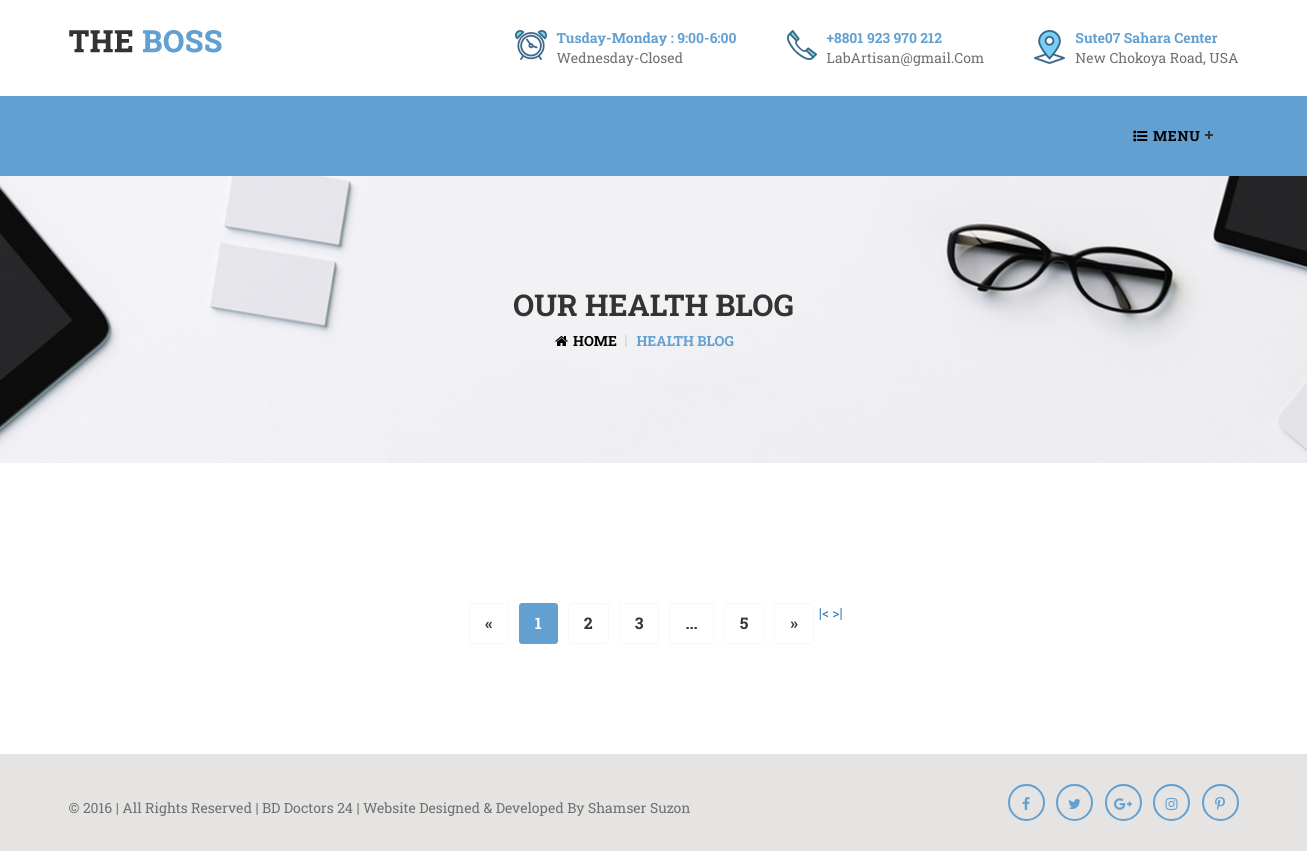
The page /health-blog.php on the database as committed earlier.
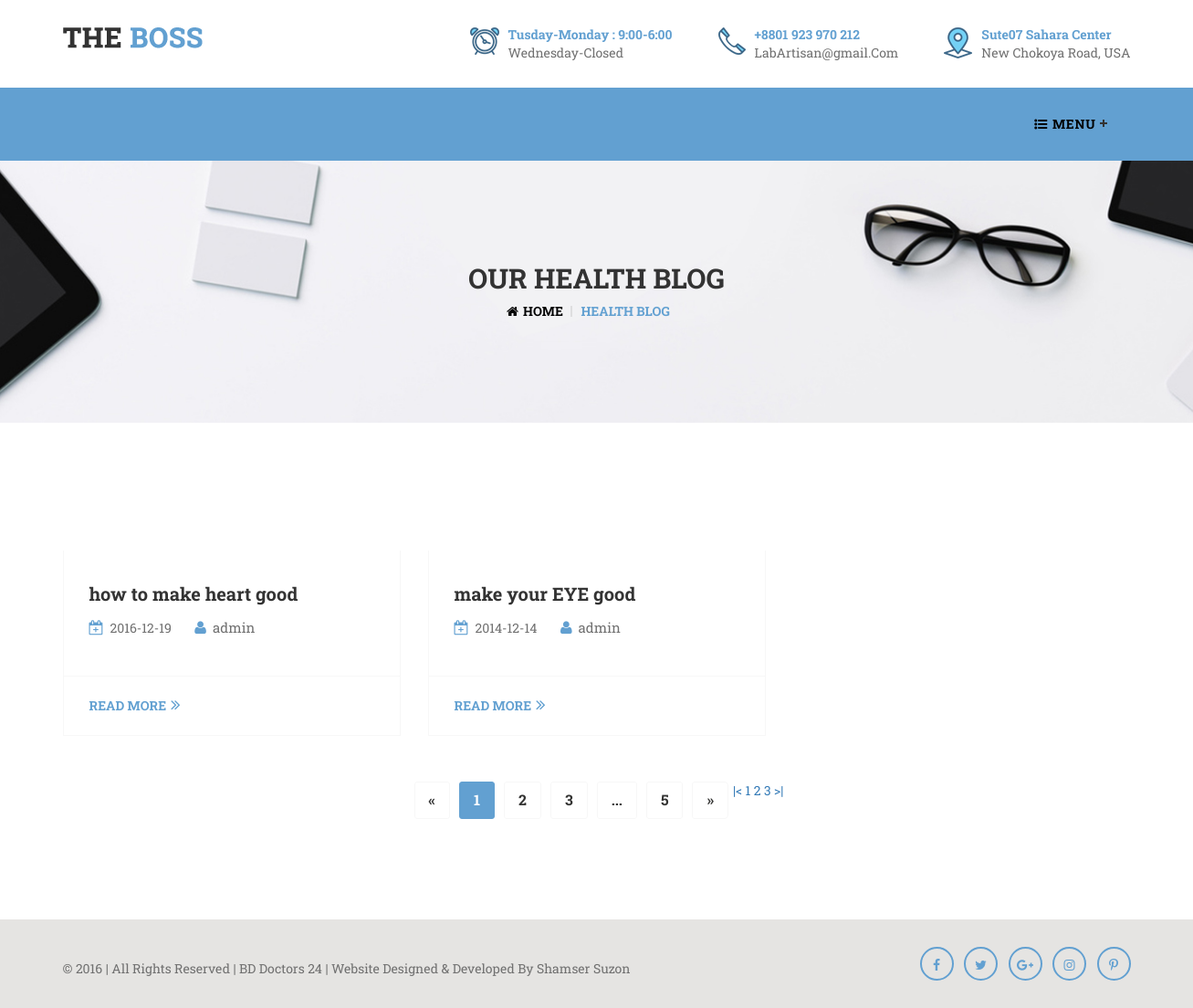
The same page on the database as committed later.
### tables this page shows
CREATE TABLE IF NOT EXISTS `blog` (
  `id` int(10) NOT NULL AUTO_INCREMENT,
  `post_by` varchar(100) DEFAULT NULL,
  `b_title` varchar(10000) DEFAULT NULL,
  `short_note` mediumtext NOT NULL,
  `m_content` text,
  `category` varchar(100) DEFAULT NULL,
  `f_image` varchar(100) NOT NULL,
  `date` varchar(100) DEFAULT NULL,
  `time` varchar(100) DEFAULT NULL,
  PRIMARY KEY (`id`)
);

### health-blog.php (the view, shortened to what the changed rows need)
<!doctype html>
<html class="no-js" lang="en">
<?php include ('connection.php');
extract($_POST);
extract($_GET);
$num_rec_per_page=2;
if (isset($_GET["page"])) { $page  = $_GET["page"]; } else { $page=1; };
$start_from = ($page-1) * $num_rec_per_page;
?>
<head>
        <link rel="stylesheet" href="assets/css/normalize.css">
        <link rel="stylesheet" href="assets/css/main.css">
        <link rel="stylesheet" href="assets/css/bootstrap.min.css">
		<link rel="stylesheet" href="assets/font/flaticon.css">
		<link rel="stylesheet" href="assets/css/font-awesome.min.css">
		<link rel="stylesheet" href="assets/css/camera.css">
		<link rel="stylesheet" href="assets/css/animate.css">
		<link rel="stylesheet" href="assets/css/jquery.fancybox.css">
		<link rel="stylesheet" href="assets/css/swiper.min.css" />
		<link rel="stylesheet" href="assets/css/jquery.nstSlider.css" />
		<link rel="stylesheet" href="assets/css/flexslider.css" />
		<link rel="stylesheet" href="assets/css/style.css" />
		<link rel="stylesheet" href="assets/css/responsive.css" />
    </head>
    <body>
		<section class="breadcrumb-section section">
			<div class="container">
				<div class="breadcrumb-area">
					<h2 class="breadcrumb-title">our Health Blog</h2>
				</div>
			</div>
		</section>
		<section class="section home-blog-section single-blog-page">
			<div class="container">
				<div class="row">
					<div class="row">
                        <?php
                        $sql="select * from blog LIMIT $start_from, $num_rec_per_page";
                        $result=mysqli_query($con,$sql);
                        while ($row=mysqli_fetch_array($result)) {?>
						<div class="col-sm-4 col-xs-12">
							<div class="single-blog-box">
                                    <div class="single-blog-box-img">
                                    </div>
                                    <div class="blog-content">
                                        <h3><a href="blog-single-page.php?id=<?php echo $row['id']?>"><?php echo $row['b_title']?></a></h3>
                                        <div class="post-meta">
                                            <span><i class="fa fa-calendar-plus-o" aria-hidden="true"></i><?php echo $row['date']?></span>
                                            <span><i class="fa fa-user" aria-hidden="true"></i><a
                                                        href="#"><?php echo $row['post_by']?></a></span>
                                        </div>
                                    </div>
                                    <div class="read-more-box">
                                        <a href="blog-single-page.php?id=<?php echo $row['id']?>" class="read-more">read more<i
                                                    class="fa fa-angle-double-right" aria-hidden="true"></i></a>
                                    </div>
							</div>
						</div>
                <?php
                }
                ?>
				</div>
				<div class="row">
					<div class="pagination-div">
						<ul class="pagination">
                            <?php
                            $sql = "SELECT * FROM blog";
                            $rs_result = mysqli_query($con,$sql);
                            $total_records = mysqli_num_rows($rs_result);
                            $total_pages = ceil($total_records / $num_rec_per_page);
                            echo "<a href='health-blog.php?page=1'>".'|<'."</a> ";
                            for ($i=1; $i<=$total_pages; $i++) {
                                echo "<a href='health-blog.php?page=".$i."'>".$i."</a> ";
                            };
                            echo "<a href='health-blog.php?page=$total_pages'>".'>|'."</a> ";
                            ?>
							<li class="disabled"><a href="#" aria-label="Previous"><span aria-hidden="true">&laquo;</span></a></li>
							<li class="active"><a href="">1</a></li>
							<li><a href="#">2</a></li>
							<li><a href="#">3</a></li>
							<li><a href="#" class="pagination-dot-dot">...</a></li>
							<li><a href="#">5</a></li>
							<li><a href="#" aria-label="Next"><span aria-hidden="true">»</span></a></li>
						</ul>
					</div>
				</div>
				</div>
			</div>
		</section>
    </body>
</html>

Rows that differ between the two databases and show on the page:
added blog: b_title "how to make heart good", date "2016-12-19", post_by "admin"
added blog: b_title "make your EYE good", date "2014-12-14", post_by "admin"
Other text that changed with them:
new list line: "1"
new list line: "2"
new list line: "3"
